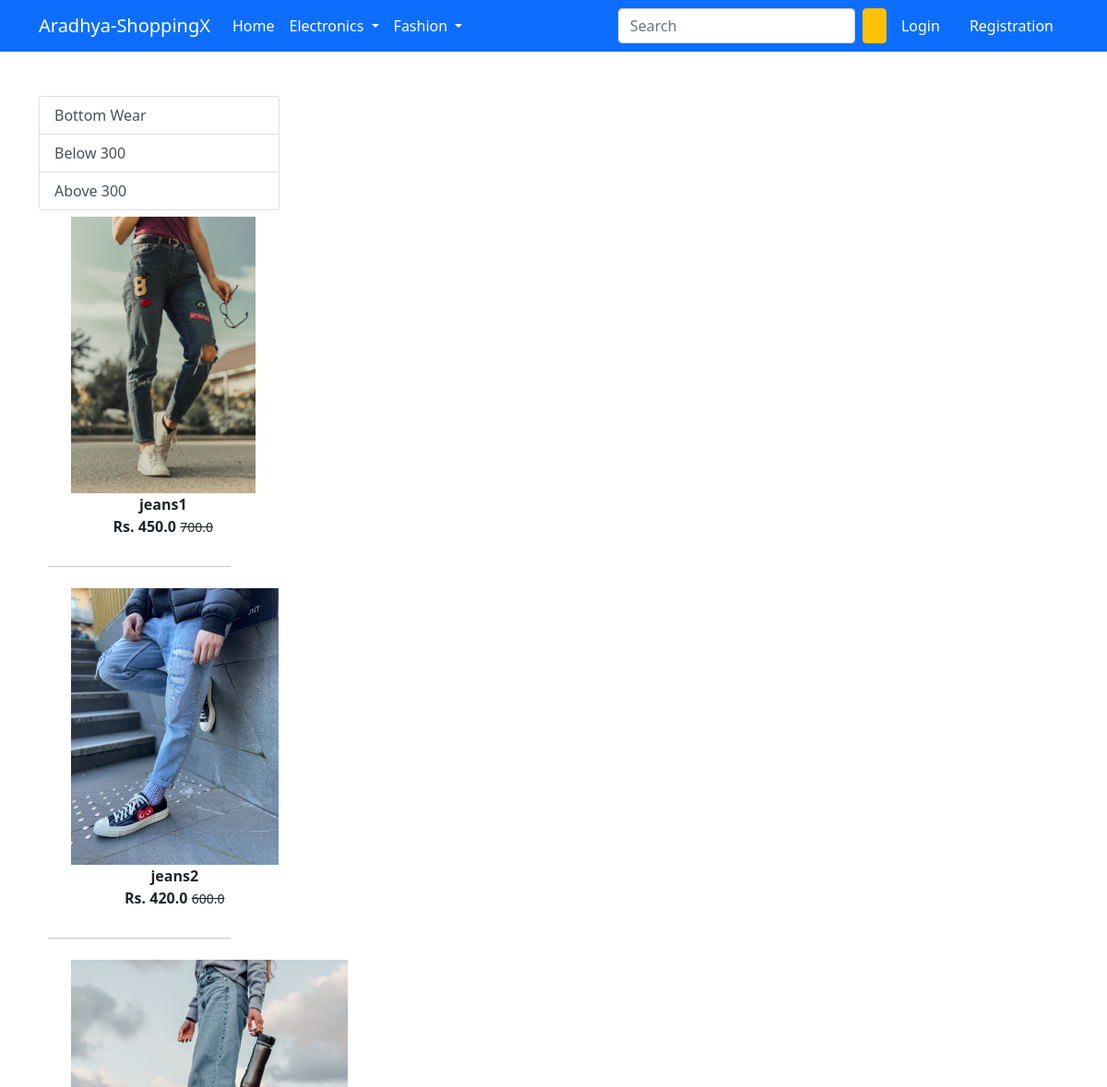
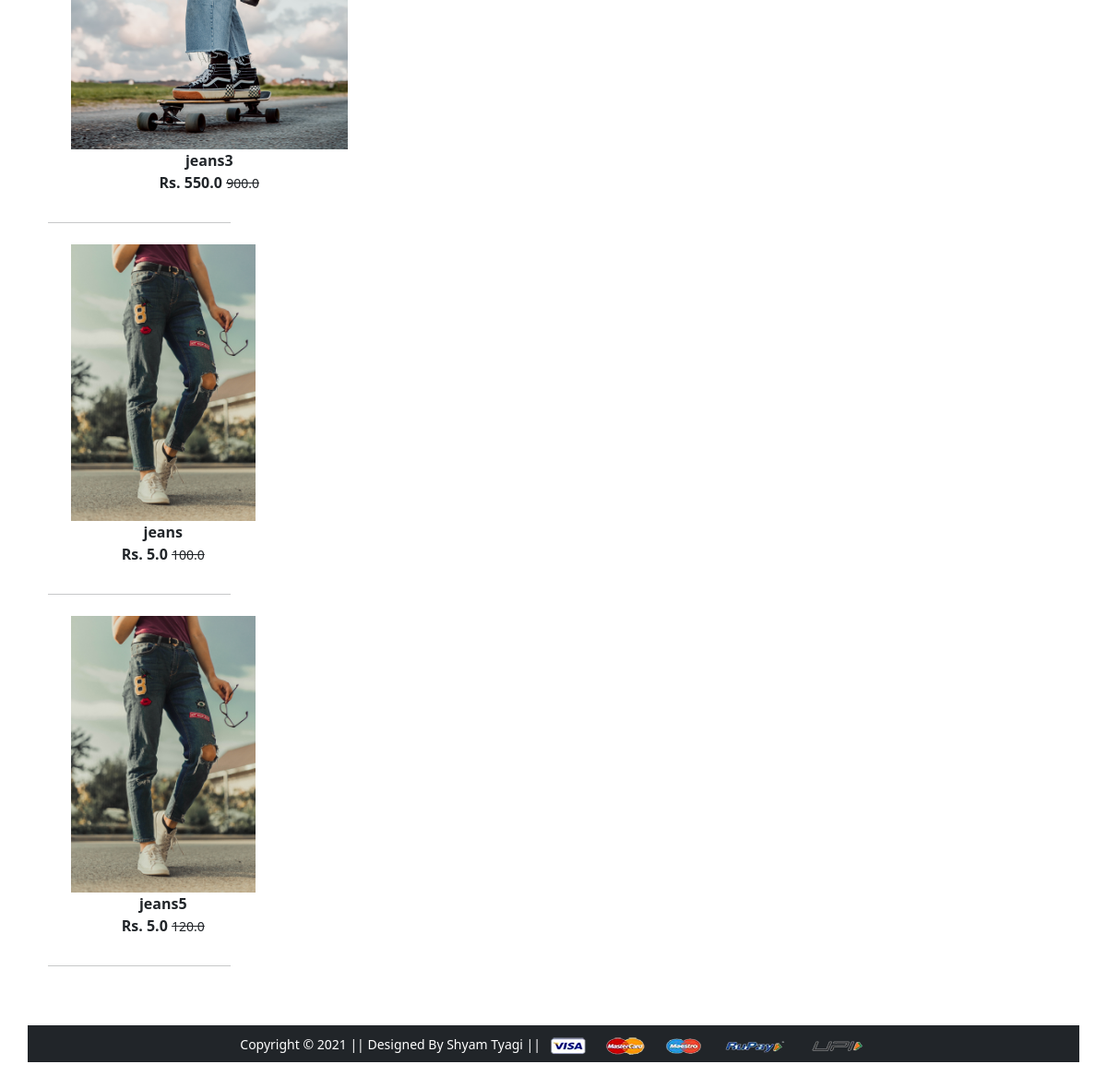
The app's page /bottomwear/ with its own data (2 pictures, top to bottom).
### app/models.py (models this page shows, shortened)
class Product(models.Model):
    title = models.CharField(max_length=100)
    selling_price = models.FloatField()
    discounted_price = models.FloatField()
    description = models.TextField()
    brand = models.CharField(max_length=100)
    category = models.CharField(choices=CATEGORY_CHOICES,max_length=2)
    product_image = models.ImageField(upload_to='productimg')

### app/views.py (the view)
# urls.py: path('bottomwear/', views.bottomwear, name='bottomwear'),
def bottomwear(request,data=None):
 if data==None:
  bottomwears = Product.objects.filter(category='BW')
 elif data=='below':
  bottomwears = Product.objects.filter(category='BW').filter(discounted_price__lte=300)
 elif data=='above':
  bottomwears = Product.objects.filter(category='BW').filter(discounted_price__gte=300)
 return render(request, 'app/bottom_wear.html',{'bottomwears':bottomwears})

### app/templates/app/bottom_wear.html (shortened to what this page needs)
{% extends 'app/base.html' %}
{% load static %}
{% block main-content %}
<div class="container my-5">
 <div class="row">
  <div class="col-sm-3">
   <div class="list-group">
    <a href="{% url 'bottomwear' %}"
       class="list-group-item list-group-item-action"
       aria-current="true">Bottom Wear</a>
    <a href="{% url 'bottomweardata' 'below' %}"
       class="list-group-item list-group-item-action"
       aria-current="true">Below 300</a>
    <a href="{% url 'bottomweardata' 'above' %}"
       class="list-group-item list-group-item-action"
       aria-current="true">Above 300</a>
  </div>
  <div class="col-sm-8 offset-sm-1">
   <div class="row">
    {% for product in bottomwears %}
    <div class="col-sm-4 text-center mb-4">
     <a href="{% url 'product-detail' product.id %}" class="btn">
      <div class="item">
       <img src="{{product.product_image.url}}" alt="" height="300" class="">
       <div class="fw-bold">{{product.title}}</div>
       <div class="fw-bold">Rs. {{product.discounted_price}}
        <small class="fw-light text-decoration-line-through">
        {{product.selling_price}}</small>
       </div>
      </div>
     </a>
    </div><hr>
    {% endfor %}
  </div>
 </div>
</div>
{% endblock main-content %}

### records on screen
Product: product_image (picture), title "jeans1", discounted_price "450.0", selling_price "700.0"
Product: product_image (picture), title "jeans2", discounted_price "420.0", selling_price "600.0"
Product: product_image (picture), title "jeans3", discounted_price "550.0", selling_price "900.0"
Product: product_image (picture), title "jeans", discounted_price "5.0", selling_price "100.0"
Product: product_image (picture), title "jeans5", discounted_price "5.0", selling_price "120.0"
